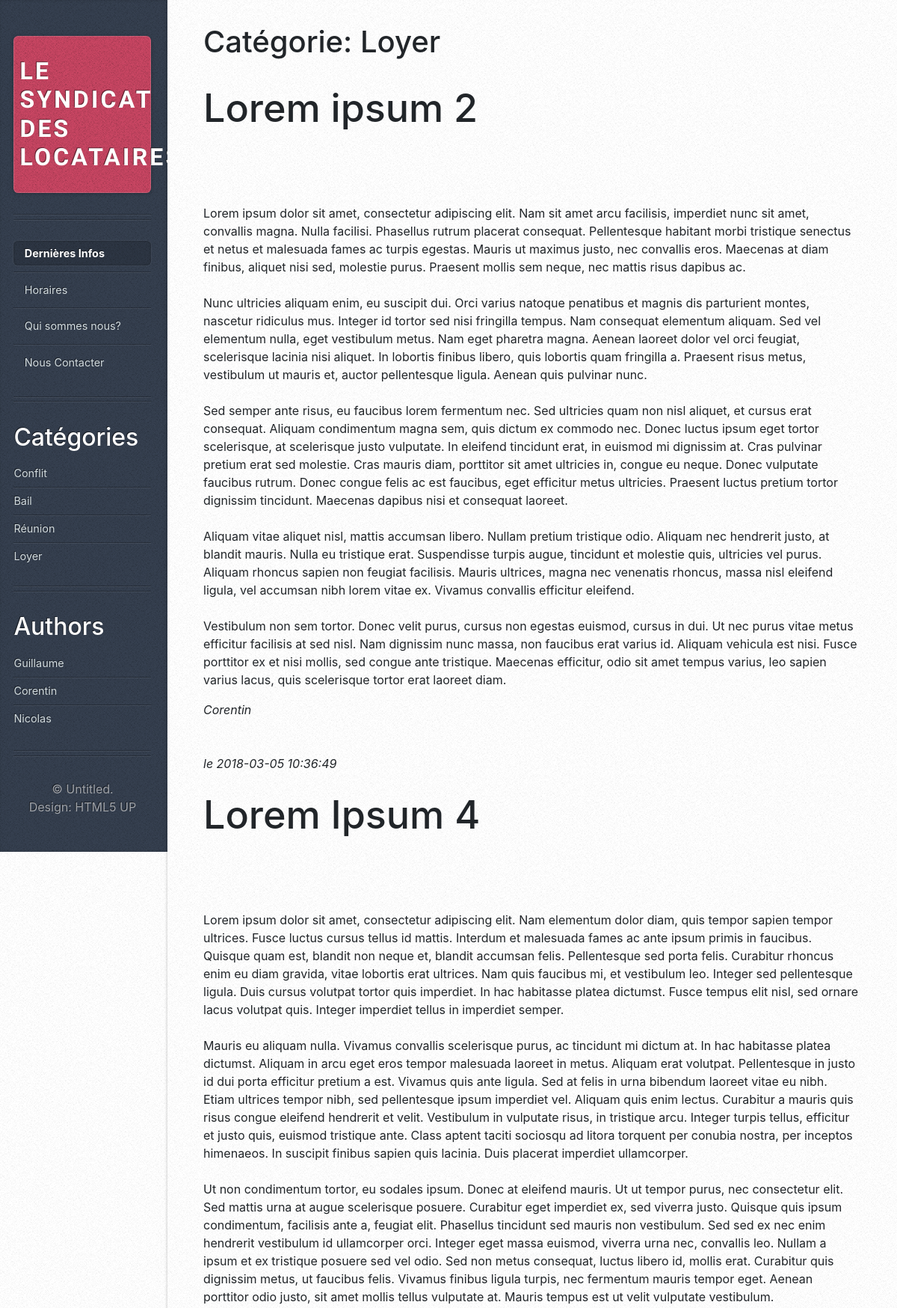
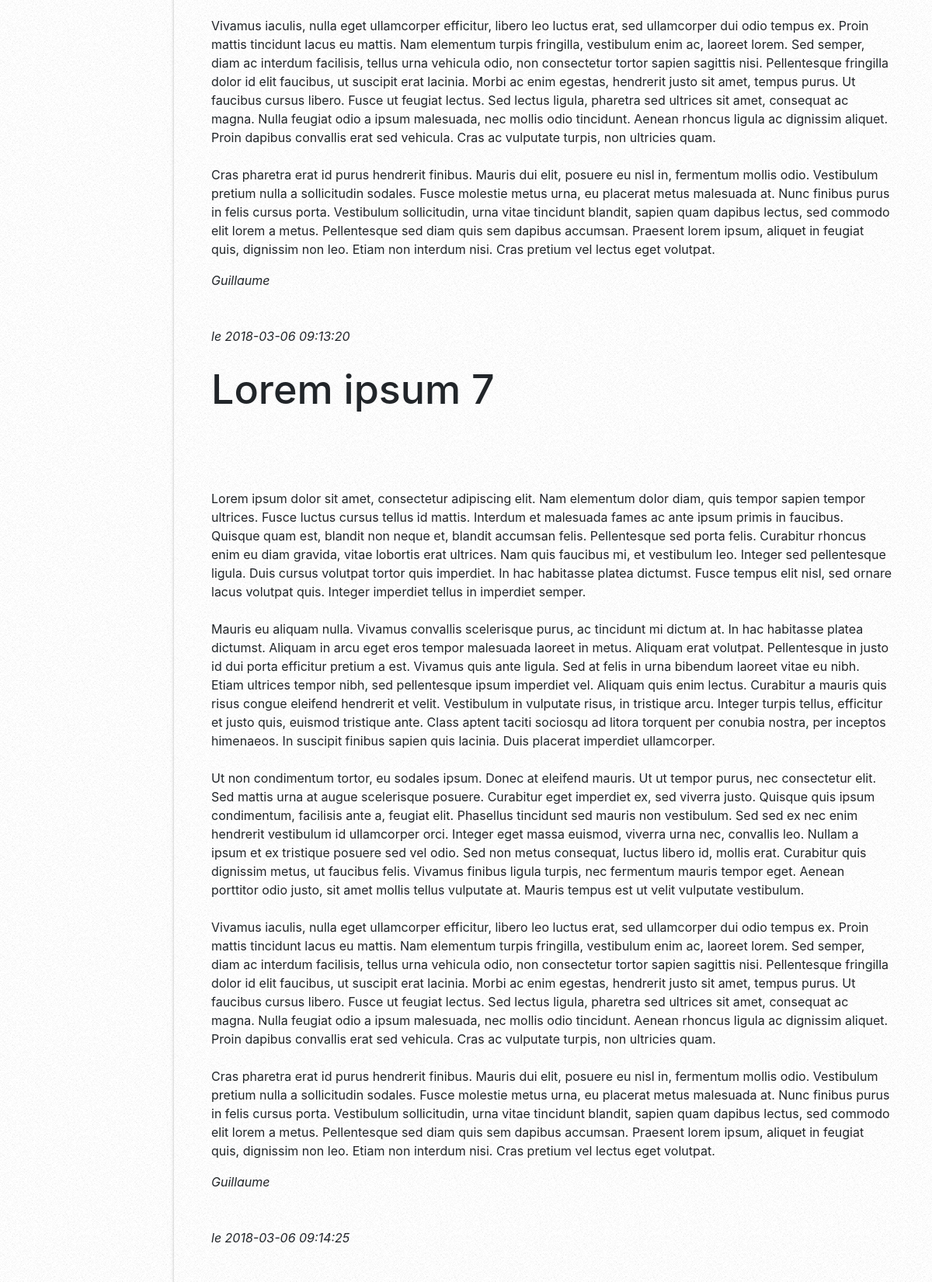
/index.php?action=filter&category=4 (upper part), run on the app's committed database (2 pictures, top to bottom).
### tables this page shows
CREATE TABLE `categories` (
  `id_category` int(11) NOT NULL,
  `name_category` varchar(50) NOT NULL
);

CREATE TABLE `blog` (
  `id_article` int(11) NOT NULL,
  `title` varchar(256) NOT NULL,
  `content` longtext NOT NULL,
  `date_published` timestamp NOT NULL DEFAULT CURRENT_TIMESTAMP ON UPDATE CURRENT_TIMESTAMP,
  `author` varchar(50) NOT NULL
);

### controller/frontend.php (called while the page is built, shortened)
<?php
require_once('model/ArticleManager.php');
require_once('model/ArticleFilterManager.php');
function filterByCategory($category){
    $articleManager = new \Becode\Blog\Model\ArticleManager();
    $articles = $articleManager->getArticlesByCategory($category);
    $articleFilterManager = new \Becode\Blog\Model\ArticleFilterManager();
    $categories = $articleFilterManager->getCategories();
    $articleFilterManager = new \Becode\Blog\Model\ArticleFilterManager();
    $category = $articleFilterManager->getCategory($category);
    $articleFilterManager = new \Becode\Blog\Model\ArticleFilterManager();
    $authors = $articleFilterManager->getAuthors();
    require('view/frontend/filteredByCatArticlesView.php');
}

### model/ArticleFilterManager.php (called while the page is built, shortened)
<?php
class ArticleFilterManager extends Manager{
    public function getCategories(){
        $db = $this->dbConnect();
        $req = $db->query('SELECT id_category, name_category FROM categories');
        return $req;
    }
    public function getCategory($categoryId){
        $db = $this->dbConnect();
        $req = $db->prepare('SELECT name_category FROM categories WHERE id_category = ?');
        $req->execute(array($categoryId));
        $category = $req->fetch();
        return $category;
    }
    public function getAuthors(){
        $db = $this->dbConnect();
        $authors = $db->query('SELECT DISTINCT author FROM blog');
        return $authors;
    }
}

### model/ArticleManager.php (called while the page is built, shortened)
<?php
class ArticleManager extends Manager{
    public function getArticlesByCategory($category){
        $db = $this->dbConnect();
        $filteredArticles = $db->prepare('SELECT blog.* FROM blog INNER JOIN blog_categories ON blog.id_article = blog_categories.id_article WHERE blog_categories.id_category = ?');
        $filteredArticles->execute(array($category));
        return $filteredArticles;
    }
}

### view/frontend/filteredByCatArticlesView.php (the view, shortened to what this page needs)
<div id="content">
    <div class="inner">
        <h1>Catégorie: <?= ucfirst($category['name_category']) ?></h1>
<?php
while ($data = $articles->fetch()){
    ?>
    <article class="box post post-excerpt">
        <header>
            <h2><?= htmlspecialchars($data['title']) ?></h2>
        </header>
        <p>
            <?= nl2br(htmlspecialchars($data['content'])) ?><br />
        </p>
        <p><em><?= htmlspecialchars($data['author']) ?></em></p>
    </article>
    <em>le <?= $data['date_published'] ?></em>
    <?php
}
?>
    </div>
</div>
<?php require('template.php'); ?>

### view/frontend/sidebar.php (shortened to what this page needs)
<div id="sidebar">
    <h1 id="logo"><a href="#">LE SYNDICAT DES LOCATAIRES</a></h1>
    <nav id="nav">
        <ul>
            <li class="current"><a href="#">Dernières Infos</a></li>
            <li><a id="horaire">Horaires</a></li>
            <li><a id="quiSommesNous">Qui sommes nous?</a></li>
            <li><a id="nousContacter">Nous Contacter</a></li>
        </ul>
    </nav>
    <section class="box recent-comments">
        <header>
            <h2>Catégories</h2>
        </header>
        <ul>
        <?php
            while ($data = $categories->fetch()){
                ?>
                    <li><a href="index.php?action=filter&category=<?= $data['id_category'] ?>"><?= ucfirst(htmlspecialchars($data['name_category'])) ?></a></li>
                <?php
            }
        ?>
        </ul>
    </section>
    <section class="box recent-comments">
        <header>
            <h2>Authors</h2>
        </header>
        <ul>
        <?php
            while ($data = $authors->fetch()){
                ?>
                    <li><a href="index.php?action=filter&author=<?= $data['author'] ?>"><?= ucfirst(htmlspecialchars($data['author'])) ?></a></li>
                <?php
            }
        ?>
        </ul>
    </section>
    <ul id="copyright">
        <li>&copy; Untitled.</li><li>Design: <a href="http://html5up.net">HTML5 UP</a></li>
    </ul>
</div>

### public/css/style.css (style rules this page uses)
#horaire, #quiSommesNous, #nousContacter { cursor: pointer; }

### data on the page
categories: name_category "Loyer"
blog: title "Lorem ipsum 2", content "Lorem ipsum dolor sit amet, consectetur adipiscing elit. Nam sit amet arcu facilisis, imperdiet nunc sit amet, convallis magna. Nulla facilisi. Phasellus rutrum placerat consequat. Pellentesque habitant morbi tristique senectus et netus et malesuada fames ac turpis egestas. Mauris ut maximus justo, nec convallis eros. Maecenas at diam finibus, aliquet nisi sed, molestie purus. Praesent mollis sem neque, nec mattis risus dapibus ac. Nunc ultricies aliquam enim, eu suscipit dui. Orci varius natoque penatibus et magnis dis parturient montes, nascetur ridiculus mus. Integer id tortor sed nisi fringilla tempus. Nam consequat elementum aliquam. Sed vel elementum nulla, eget vestibulum metus. Nam…", author "Corentin", date_published "2018-03-05 10:36:49"
blog: title "Lorem Ipsum 4", content "Lorem ipsum dolor sit amet, consectetur adipiscing elit. Nam elementum dolor diam, quis tempor sapien tempor ultrices. Fusce luctus cursus tellus id mattis. Interdum et malesuada fames ac ante ipsum primis in faucibus. Quisque quam est, blandit non neque et, blandit accumsan felis. Pellentesque sed porta felis. Curabitur rhoncus enim eu diam gravida, vitae lobortis erat ultrices. Nam quis faucibus mi, et vestibulum leo. Integer sed pellentesque ligula. Duis cursus volutpat tortor quis imperdiet. In hac habitasse platea dictumst. Fusce tempus elit nisl, sed ornare lacus volutpat quis. Integer imperdiet tellus in imperdiet semper. Mauris eu aliquam nulla. Vivamus convallis scelerisque purus,…", author "Guillaume", date_published "2018-03-06 09:13:20"
blog: title "Lorem ipsum 7", content "Lorem ipsum dolor sit amet, consectetur adipiscing elit. Nam elementum dolor diam, quis tempor sapien tempor ultrices. Fusce luctus cursus tellus id mattis. Interdum et malesuada fames ac ante ipsum primis in faucibus. Quisque quam est, blandit non neque et, blandit accumsan felis. Pellentesque sed porta felis. Curabitur rhoncus enim eu diam gravida, vitae lobortis erat ultrices. Nam quis faucibus mi, et vestibulum leo. Integer sed pellentesque ligula. Duis cursus volutpat tortor quis imperdiet. In hac habitasse platea dictumst. Fusce tempus elit nisl, sed ornare lacus volutpat quis. Integer imperdiet tellus in imperdiet semper. Mauris eu aliquam nulla. Vivamus convallis scelerisque purus,…", author "Guillaume", date_published "2018-03-06 09:14:25"
categories: name_category "Conflit"
categories: name_category "Bail"
categories: name_category "Réunion"

### other printed values
$data['author'] "Guillaume"
$data['author'] "Corentin"
$data['author'] "Nicolas"
